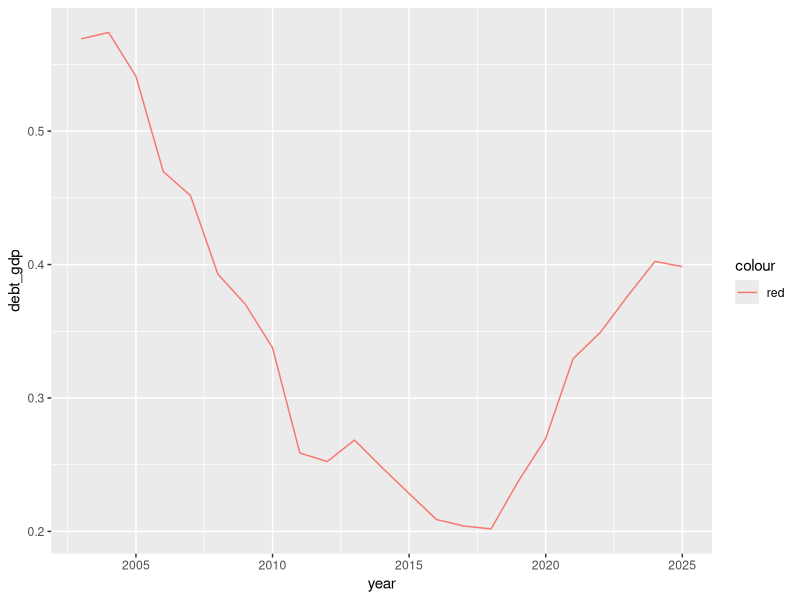
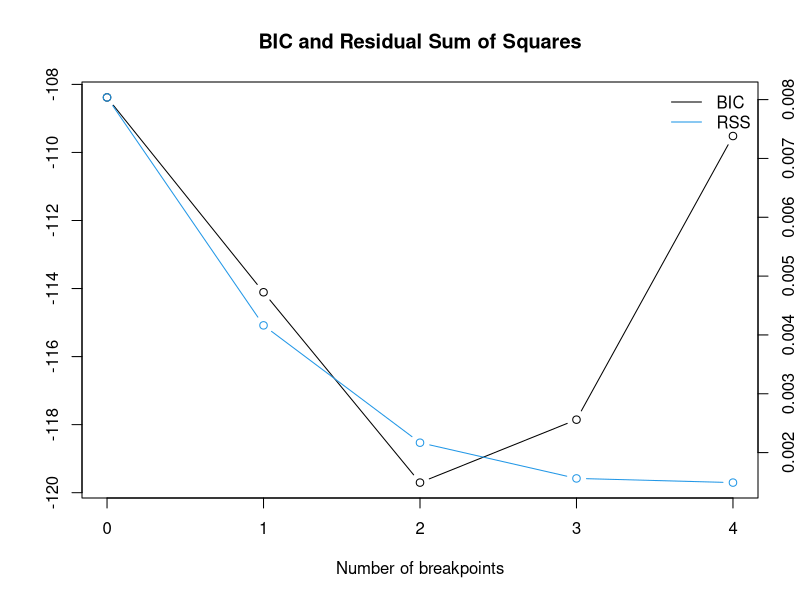
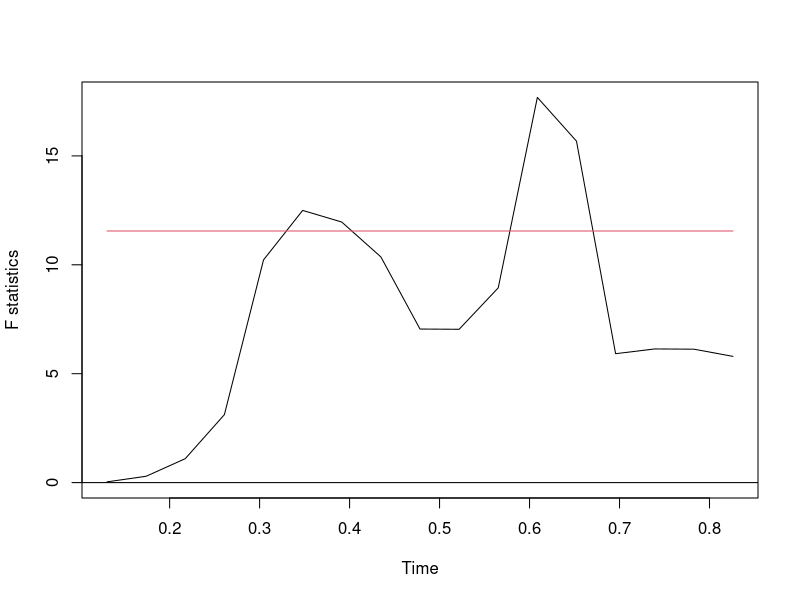

Here is the R script that generated these plots, in order:
library(tidyverse)
library(dplyr)
library(xts)
library(strucchange)

setwd("D:/Roshan/Nepal-Fiscal-Policy-Regime---Ricardian-or-Non-Ricardian-/Data")

# Data
public_finance <- read.csv("data.csv")
debt <- read.csv("debt.csv")

# Merge data
df <- public_finance %>%
  rename(year = FY1) %>%
  left_join(debt, by = "year") 

str(df)

# Data Structure
df$year = as.integer(df$year)

df <- df%>%
  mutate(across(c(Recurrent, Capital, Interest, Revenue, GDP), ~ as.numeric(gsub(",", "", .x))))

# Required Variables
df1 <- df%>%
  mutate(
    pb = Revenue - Recurrent - Capital + Interest,
    pb_gdp = pb/GDP,
    debt_gdp = lag(debt)/GDP
  ) %>%
  filter(year >= 2003)

# Plot
plot1 <- ggplot(df1, aes(year)) +
  # geom_line(aes(y = pb_gdp, color = "black")) +
  geom_line(aes(y = debt_gdp, color = "red"))

plot1

# Structural Breaks Bai - Perron
break_yr <- breakpoints(pb_gdp ~ debt_gdp, data = df1, h = 0.20)   # or h = 0.25
summary(break_yr)
plot(break_yr)

break_forced <- breakpoints(break_yr, breaks = 1)
breakdates(break_forced)
df1$year[break_forced$breakpoints]
confint(break_yr)

# Chow test
break_index <- which(df1$year == 2016)
chow_test <- sctest(pb_gdp ~ debt_gdp, type = "Chow", data = df1, point = break_index)
print(chow_test)

sctest(Fstats(pb_gdp ~ debt_gdp, data = df1, from = 0.15, to = 0.85), type = "supF")

t <- Fstats(pb_gdp ~ debt_gdp, data = df1, from = 0.15, to = 0.85)
plot(t)
# break_index <- which(df1$year == 2017)
# chow_test <- sctest(pb_gdp ~ debt_gdp, type = "Chow", data = df1, point = break_index)
# print(chow_test)

# break_index <- which(df1$year == 2018)
# chow_test <- sctest(pb_gdp ~ debt_gdp, type = "Chow", data = df1, point = break_index)
# print(chow_test)

















# Time series object
# data_cols <- df1[, c("pb_gdp", "debt_gdp")]
# finance_ts <- ts(
#   data = data_cols,
#   start = df$year,
#   frequency = 1
# )
